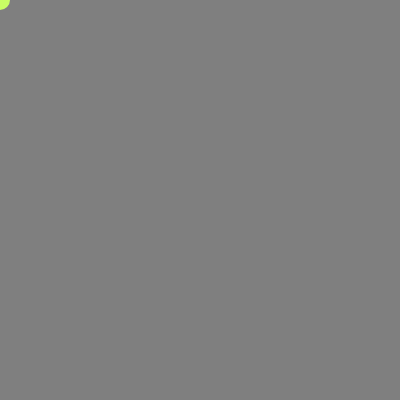
Frame 1 (no input)
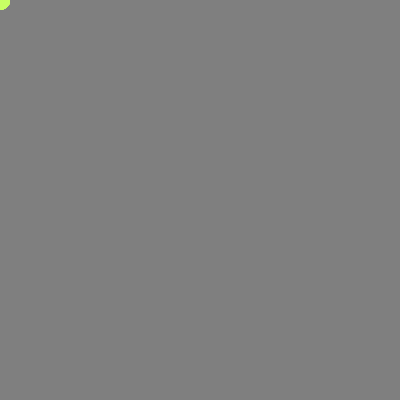
Frame 60 (no input)
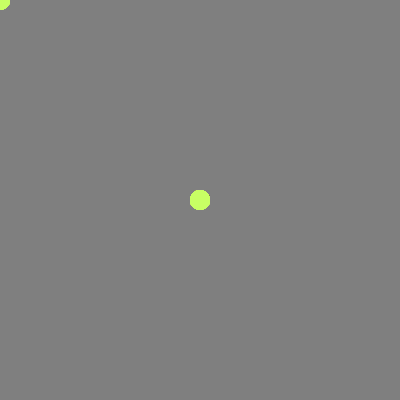
Frame 120 (the mouse pressed at the canvas centre since frame 60)

The p5.js sketch that drew these frames (run headless with seeded random() and noise() and a simulated clock; from frame 60 on, the mouse is pressed at the canvas centre):

// p5.js sketch
// ── sketch.js
function setup() {
  createCanvas(400, 400);
  background(127);
}

function draw() {
  stroke(200, 255,100);
  strokeWeight(10);
  line (pmouseX, mouseX, mouseY);
  circle(mouseX, mouseY, 10);
  
}
